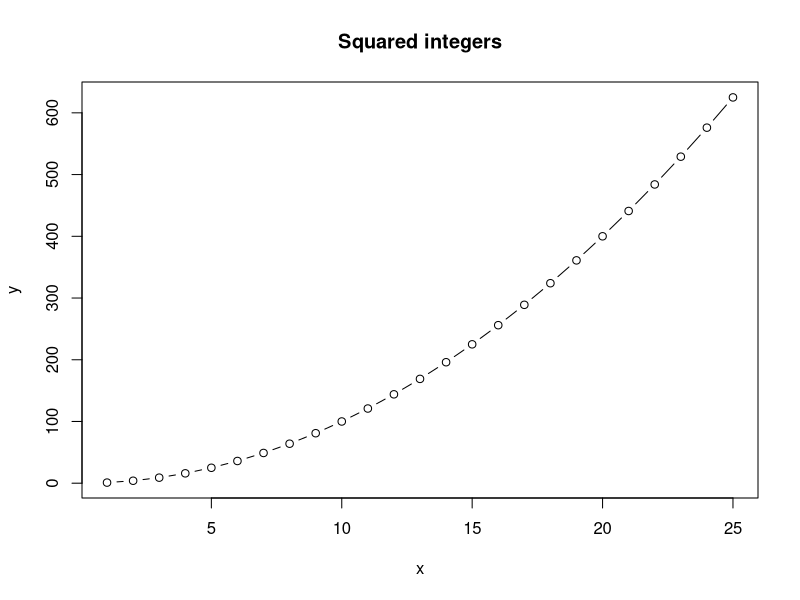
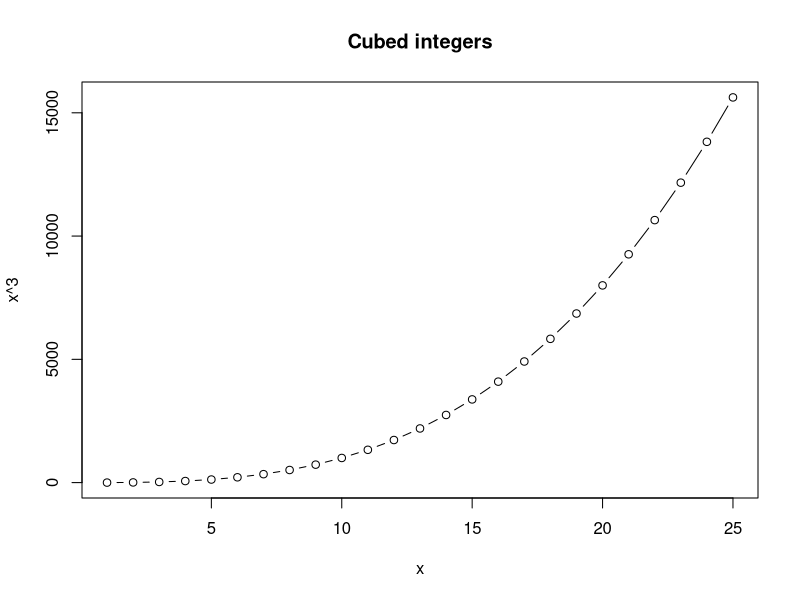

The R script that drew these images, in order:
## This is a R script 
## Run this code to make a plot of x and x^2 for the integers from 1 to 10

x <- 1:25
y <- x^2


plot(x,y, type = "b", main = "Squared integers")

plot(x, x^3, type = "b" , main = "Cubed integers")
